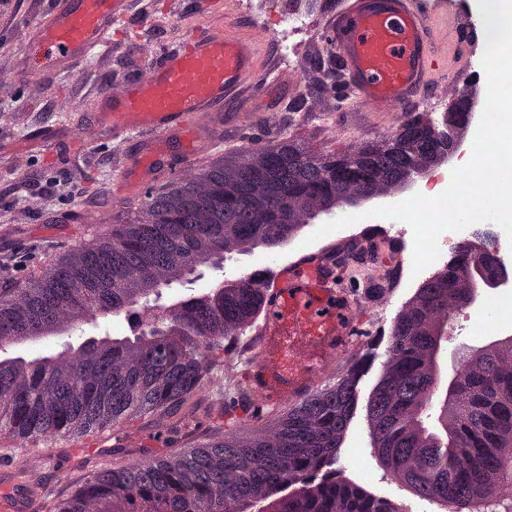
#> input picture HIA-main/normalization_template.jpg, 512 x 512 px
$ python -i blur_detector.py   (imports and definitions only)   (older library calls are emulated)
#> lines starting #> are read from the running program, lines starting #| are printed output that depends on the picture
'''
@inproceedings{golestaneh2017spatially,
  title={Spatially-Varying Blur Detection Based on Multiscale Fused and Sorted Transform Coefficients of Gradient Magnitudes},
  author={Golestaneh, S Alireza and Karam, Lina J},
  booktitle={Proceedings of the IEEE Conference on Computer Vision and Pattern Recognition},
  year={2017}
}
'''

import copy
import itertools

import cv2
import numpy as np
from skimage.filters.rank import entropy
from skimage.morphology import square
from tqdm import tqdm


class BlurDetector(object):
    def __init__(
        self,
        downsampling_factor=4,
        num_scales=4,
        scale_start=3,
        entropy_filt_kernel_sze=7,
        sigma_s_RF_filter=15,
        sigma_r_RF_filter=0.25,
        num_iterations_RF_filter=3,
    ):
        self.downsampling_factor = downsampling_factor
        self.num_scales = num_scales
        self.scale_start = scale_start
        self.entropy_filt_kernel_sze = entropy_filt_kernel_sze
        self.sigma_s_RF_filter = sigma_s_RF_filter
        self.sigma_r_RF_filter = sigma_r_RF_filter
        self.num_iterations_RF_filter = num_iterations_RF_filter
        self.scales = self.createScalePyramid()
        self.__freqBands = []
        self.__dct_matrices = []
        self.freq_index = []

    def createScalePyramid(self):
        return [(2 ** (self.scale_start + i)) - 1 for i in range(self.num_scales)]

    def computeImageGradientMagnitude(self, img):
        __sobelx = cv2.Sobel(img, cv2.CV_64F, 1, 0, borderType=cv2.BORDER_REFLECT)  # Find x and y gradients
        __sobely = cv2.Sobel(img, cv2.CV_64F, 0, 1, borderType=cv2.BORDER_REFLECT)

        return np.sqrt(__sobelx**2.0 + __sobely**2.0)

    def __computeFrequencyBands(self):
        for current_scale in self.scales:
            matrixInds = np.zeros((current_scale, current_scale))

            for i in range(current_scale):
                matrixInds[0 : max(0, int(((current_scale - 1) / 2) - i + 1)), i] = 1

            for i in range(current_scale):
                if (current_scale - ((current_scale - 1) / 2) - i) <= 0:
                    matrixInds[0 : current_scale - i - 1, i] = 2
                else:
                    matrixInds[int(current_scale - ((current_scale - 1) / 2) - i - 1) : int(current_scale - i - 1), i] = 2
            matrixInds[0, 0] = 3
            self.__freqBands.append(matrixInds)

    def __dctmtx(self, n):
        [mesh_cols, mesh_rows] = np.meshgrid(np.linspace(0, n - 1, n), np.linspace(0, n - 1, n))
        dct_matrix = np.sqrt(2 / n) * np.cos(np.pi * np.multiply((2 * mesh_cols + 1), mesh_rows) / (2 * n))
        dct_matrix[0, :] = dct_matrix[0, :] / np.sqrt(2)
        return dct_matrix

    def __createDCT_Matrices(self):
        if len(self.__dct_matrices) > 0:
            raise TypeError("dct matrices are already defined. Redefinition is not allowed.")
        for curr_scale in self.scales:
            dct_matrix = self.__dctmtx(curr_scale)
            self.__dct_matrices.append(dct_matrix)

    def __getDCTCoefficients(self, img_blk, ind):
        # D = self.__dctmtx(rows)
        D = self.__dct_matrices[ind]
        return np.matmul(np.matmul(D, img_blk), np.transpose(D))

    def entropyFilt(self, img):
        return entropy(img, square(self.entropy_filt_kernel_sze))

    def TransformedDomainRecursiveFilter_Horizontal(self, I, D, sigma):
        # Feedback Coefficient (Appendix of the paper)
        a = np.exp(-np.sqrt(2) / sigma)
        F = copy.deepcopy(I)
        V = a**D
        rows, cols = np.shape(I)

        # Left --> Right Filter
        for i in range(1, cols):
            F[:, i] = F[:, i] + np.multiply(V[:, i], (F[:, i - 1] - F[:, i]))

        # Right --> Left Filter
        for i in range(cols - 2, 1, -1):
            F[:, i] = F[:, i] + np.multiply(V[:, i + 1], (F[:, i + 1] - F[:, i]))

        return F

    def RF(self, img, joint_img):
        if len(joint_img) == 0:
            joint_img = img
        joint_img = joint_img.astype('float64')
        joint_img = joint_img / 255

        if len(np.shape(joint_img)) == 2:
            cols, rows = np.shape(joint_img)
        elif len(np.shape(joint_img)) == 3:
            cols, rows, channels = np.shape(joint_img)
        # Estimate horizontal and vertical partial derivatives using finite differences.
        dIcdx = np.diff(joint_img, n=1, axis=1)
        dIcdy = np.diff(joint_img, n=1, axis=0)

        dIdx = np.zeros((cols, rows))
        dIdy = np.zeros((cols, rows))

        # Compute the l1 - norm distance of neighbor pixels.
        dIdx[:, 1::] = abs(dIcdx)
        dIdy[1::, :] = abs(dIcdy)

        dHdx = 1 + self.sigma_s_RF_filter / self.sigma_r_RF_filter * dIdx
        dVdy = 1 + self.sigma_s_RF_filter / self.sigma_r_RF_filter * dIdy

        dVdy = np.transpose(dVdy)
        N = self.num_iterations_RF_filter
        F = copy.deepcopy(img)
        for i in range(self.num_iterations_RF_filter):
            # Compute the sigma value for this iteration (Equation 14 of our paper).
            sigma_H_i = self.sigma_s_RF_filter * np.sqrt(3) * 2 ** (N - (i + 1)) / np.sqrt(4**N - 1)
            F = self.TransformedDomainRecursiveFilter_Horizontal(F, dHdx, sigma_H_i)
            F = np.transpose(F)

            F = self.TransformedDomainRecursiveFilter_Horizontal(F, dVdy, sigma_H_i)
            F = np.transpose(F)

        return F

    def detectBlur(self, img):
        ori_rows, ori_cols = np.shape(img)
        # perform initial gausssian smoothing
        InputImageGaus = cv2.GaussianBlur(img, (3, 3), sigmaX=0.5, sigmaY=0.5)
        __gradient_image = self.computeImageGradientMagnitude(InputImageGaus)

        total_num_layers = 1 + sum(self.scales)

        # create all dct_matrices beforehand to save computation time
        self.__createDCT_Matrices()

        # Create Frequency Labels at all the scalesv
        self.__computeFrequencyBands()

        # Compute the indices of the high frequency content inside each frequency band
        for i in range(self.num_scales):
            curr_freq_band = self.__freqBands[i]
            self.freq_index.append(np.where(curr_freq_band == 0))

        __padded_image = np.pad(__gradient_image, int(np.floor(max(self.scales) / 2)), mode='constant')

        rows, cols = np.shape(__padded_image)
        L = []

        total_num_points = len(
            list(
                range(
                    int(max(self.scales) / 2),
                    rows - int(max(self.scales) / 2),
                    self.downsampling_factor,
                )
            )
        ) * len(
            list(
                range(
                    int(max(self.scales) / 2),
                    cols - int(max(self.scales) / 2),
                    self.downsampling_factor,
                )
            )
        )
        L = np.zeros((total_num_points, total_num_layers))

        n, iter = 0, 0
        for i in tqdm(range(int(max(self.scales) / 2), rows - int(max(self.scales) / 2), self.downsampling_factor)):
            m = 0
            n += 1
            for j in range(int(max(self.scales) / 2), cols - int(max(self.scales) / 2), self.downsampling_factor):
                m += 1
                high_freq_components = []
                for ind, curr_scale in enumerate(self.scales):
                    Patch = __padded_image[
                        i - int(curr_scale / 2) : i + int(curr_scale / 2) + 1,
                        j - int(curr_scale / 2) : j + int(curr_scale / 2) + 1,
                    ]
                    dct_coefficients = np.abs(self.__getDCTCoefficients(Patch, ind))

                    # store all high frequency components
                    high_freq_components.append(dct_coefficients[self.freq_index[ind]])

                # Find the first `total_num_layers` smallest values in all the high frequency components
                # - we must not sort the entire array since that is very inefficient
                high_freq_components = np.hstack(high_freq_components)
                result = np.argpartition(high_freq_components, total_num_layers)
                L[iter, :] = high_freq_components[result[:total_num_layers]]
                iter += 1

        L = np.array(L)

        # normalize the L matrix
        for i in range(total_num_layers):
            max_val = max(L[:, i])
            L[:, i] = L[:, i] / max_val

        T_max = np.zeros((n, m))
        max_val = 0
        min_val = 99999
        for ind1d, (i, j) in enumerate(itertools.product(range(n), range(m))):
            T_max[i][j] = max(L[ind1d, :])
            max_val = max(max_val, T_max[i][j])
            min_val = min(min_val, T_max[i][j])
        # Final Map and Post Processing
        local_entropy = self.entropyFilt(T_max)
        weighted_local_entropy = np.multiply(local_entropy, T_max)

        rows, cols = np.shape(weighted_local_entropy)

        # resize the input image to match the size of local_entropy matrix
        resized_input_image = cv2.resize(InputImageGaus, (cols, rows))
        aSmooth = cv2.GaussianBlur(resized_input_image, (3, 3), sigmaX=1, sigmaY=1)
        final_map = self.RF(weighted_local_entropy, aSmooth)

        # resize the map to the original resolution
        final_map = cv2.resize(final_map, (ori_cols, ori_rows))

        # normalize the map
        final_map = final_map / np.max(final_map)
        return final_map

>>> import cv2
>>> picture = cv2.imread('../../HIA-main/normalization_template.jpg', cv2.IMREAD_GRAYSCALE)
#> picture: shape (512, 512); min 7, max 255, mean 119.2
>>> result = BlurDetector().detectBlur(picture)
#> in detectBlur, `aSmooth = cv2.GaussianBlur(resized_input_image, (3, 3), sigmaX=1, sigm..`:
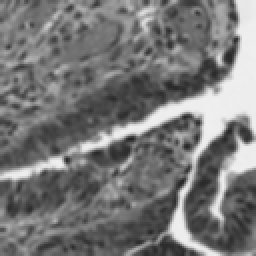
#> aSmooth: shape (128, 128) (shown 2 times larger); min 34, max 240, mean 119.3
#> in RF, `dIcdy = np.diff(joint_img, n=1, axis=0)`:
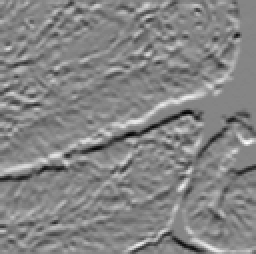
#> dIcdy: shape (127, 128) float64 (shown 2 times larger); min -0.325, max 0.298, mean -0.000548; drawn with min black and max white
#> in RF, `dHdx = 1 + self.sigma_s_RF_filter / self.sigma_r_RF_filter * dIdx`:
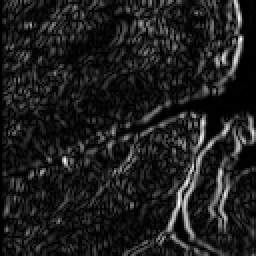
#> dHdx: shape (128, 128) float64 (shown 2 times larger); min 1, max 21, mean 3.4; drawn with min black and max white
#> in RF, `dVdy = np.transpose(dVdy)`:
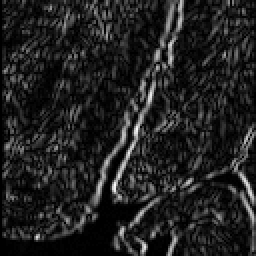
#> dVdy: shape (128, 128) float64 (shown 2 times larger); min 1, max 20.53, mean 3.5; drawn with min black and max white
#> the loop in RF, `for i in range(self.num_iterations_RF_filter):` made 3 passes
#> pass 1, in TransformedDomainRecursiveFilter_Horizontal (call 2), `V = a**D`:
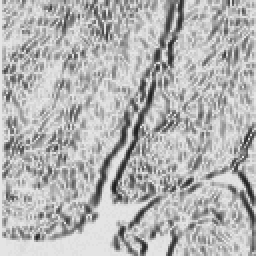
#> V: shape (128, 128) float64 (shown 2 times larger); min 0.109, max 0.898, mean 0.707
#> after the loop in RF, `for i in range(self.num_iterations_RF_filter):`:
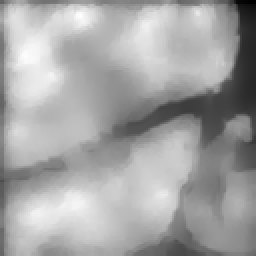
#> F: shape (128, 128) float64 (shown 2 times larger); min 0.611, max 4.24, mean 2.95; drawn with min black and max white
#> in detectBlur, `final_map = final_map / np.max(final_map)`:
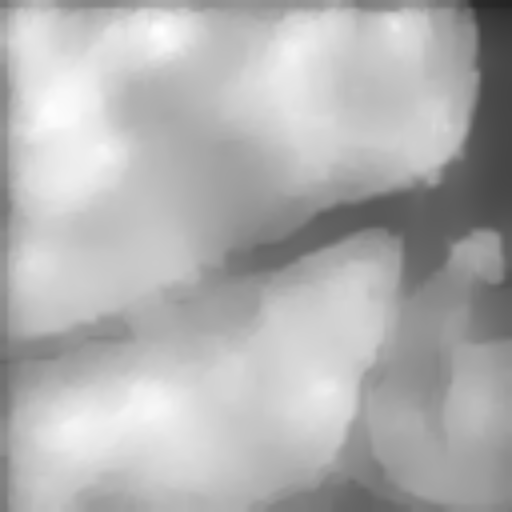
#> final_map: shape (512, 512) float64; min 0.144, max 1, mean 0.698
